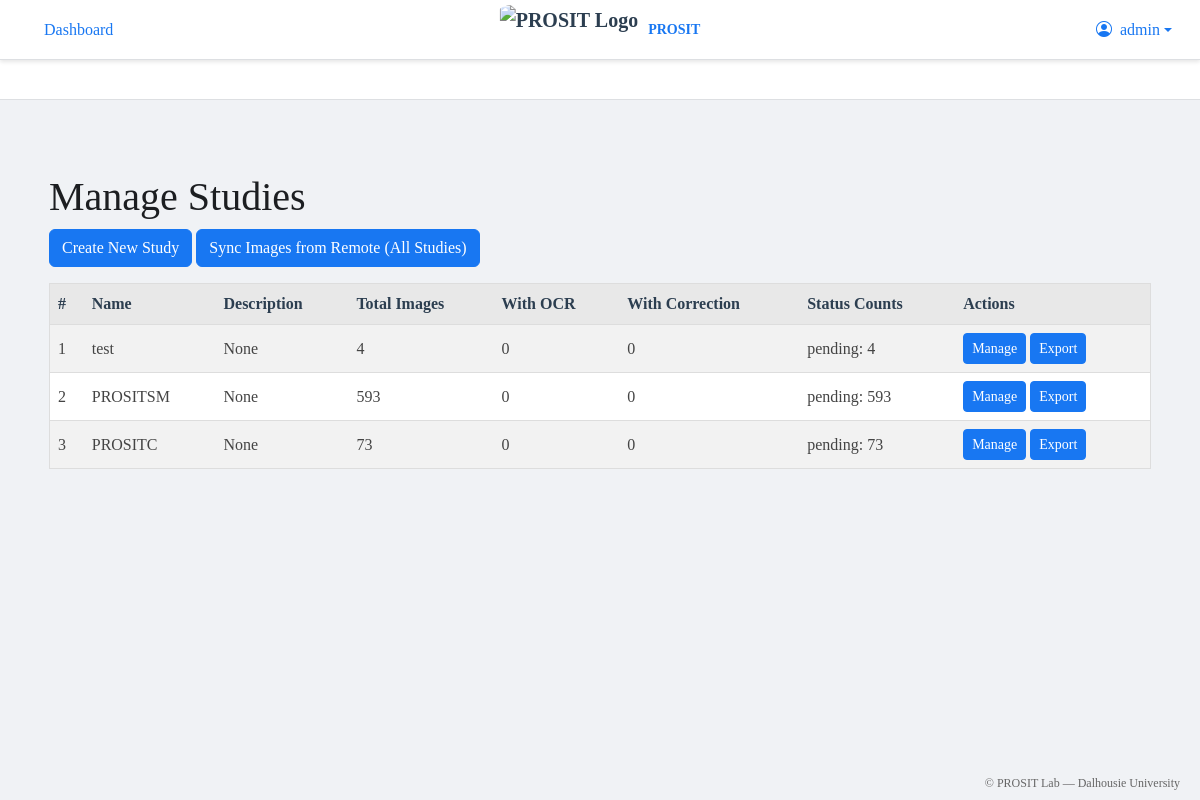
/studies (signed in), run on the app's committed database.
### models/users.py (models this page shows, shortened)
class Users(db.Model, UserMixin):
    __tablename__ = 'users'
    id = db.Column(db.Integer, primary_key=True)
    username = db.Column(db.String(80), unique=True, nullable=False)
    password_hash = db.Column(db.String(128), nullable=False)
    role = db.Column(db.String(20), default='reviewer')
    created_at = db.Column(db.DateTime, default=datetime.utcnow)
    email = db.Column(db.String(120), nullable=True, default=None)
    last_login = db.Column(db.DateTime, nullable=True)
    corrections = db.relationship('Corrections', back_populates='user')
    studies = db.relationship('Studies', secondary='user_studies', back_populates='reviewers')

### models/studies.py (models this page shows, shortened)
class Studies(db.Model):
    __tablename__ = 'studies'
    id = db.Column(db.Integer, primary_key=True)
    name = db.Column(db.String(100), nullable=False)
    description = db.Column(db.Text, nullable=True)
    reviewers = db.relationship('Users', secondary='user_studies', back_populates='studies')
    participants = db.relationship('Participants', back_populates='study')
    images = db.relationship('Images', back_populates='study')

### models/images.py (models this page shows, shortened)
class Images(db.Model):
    __tablename__ = 'images'
    id = db.Column(db.Integer, primary_key=True)
    filename = db.Column(db.String(255), nullable=False)
    filepath = db.Column(db.String(255), nullable=False)
    status = db.Column(db.String(20), default='pending')
    upload_time = db.Column(db.DateTime, nullable=False, default=db.func.current_timestamp())
    study_id = db.Column(db.Integer, db.ForeignKey('studies.id'), nullable=False)
    participant_id = db.Column(db.Integer, db.ForeignKey('participants.id'), nullable=False)
    study = db.relationship('Studies', back_populates='images')
    participant = db.relationship('Participants', back_populates='images')
    ocr_results = db.relationship('OCRResults', back_populates='image')
    corrections = db.relationship('Corrections', back_populates='image')

### routes/admin.py (the view)
@admin_bp.route('/studies', methods=['GET'])
def studies():
    from flask_login import current_user
    if not current_user.is_authenticated:
        from flask import flash, redirect, url_for
        flash('Please log in to access this page.', 'danger')
        return redirect(url_for('auth.login'))
    if current_user.role != 'admin':
        from flask import flash, redirect, url_for
        flash('You do not have permission to access this page.', 'danger')
        return redirect(url_for('dashboard.index'))
    from models import Studies
    from app import db
    studies = Studies.query.all()
    study_stats = []
    for study in studies:
        try:
            total_images_query = db.session.execute(
                "SELECT COUNT(*) FROM images WHERE study_id = :study_id",
                {"study_id": study.id}
            )
            total_images = total_images_query.scalar() or 0
            print(f"Study {study.name} - Total Images Query Result: {total_images}")
            images_with_ocr_query = db.session.execute(
                """
                SELECT COUNT(DISTINCT o.image_id)
                FROM ocr_results o
                WHERE o.image_id IN (
                    SELECT i.id FROM images i WHERE i.study_id = :study_id
                )
                """,
                {"study_id": study.id}
            )
            images_with_ocr = images_with_ocr_query.scalar() or 0
            print(f"Study {study.name} - Images with OCR Query Result: {images_with_ocr}")
            images_with_correction = 0
            try:
                images_with_correction_query = db.session.execute(
                    """
                    SELECT COUNT(DISTINCT c.image_id)
                    FROM corrections c
                    WHERE c.image_id IN (
                        SELECT i.id FROM images i WHERE i.study_id = :study_id
                    )
                    """,
                    {"study_id": study.id}
                )
                images_with_correction = images_with_correction_query.scalar() or 0
                print(f"Study {study.name} - Images with Correction Query Result: {images_with_correction}")
            except Exception as e:
                print(f"Could not query Corrections for study {study.name}: {str(e)}")
            status_counts_query = db.session.execute(
                """
                SELECT status, COUNT(*)
                FROM images
                WHERE study_id = :study_id
                GROUP BY status
                """,
                {"study_id": study.id}
            )
            status_counts = status_counts_query.fetchall()
            status_dict = dict(status_counts) if status_counts else {}
            print(f"Study {study.name} - Status Counts Query Result: {status_dict}")
            study_stats.append({
                'study': study,
                'total_images': total_images,
                'images_with_ocr': images_with_ocr,
                'images_with_correction': images_with_correction,
                'status_counts': status_dict
            })
        except Exception as e:
            print(f"Error processing stats for study {study.name}: {str(e)}")
            study_stats.append({
                'study': study,
                'total_images': 0,
                'images_with_ocr': 0,
                'images_with_correction': 0,
                'status_counts': {}
            })
    return render_template('admin/studies.html', study_stats=study_stats)

### app.py (called while the page is built)
@flask_app.context_processor
def override_url_for():
    def prefixed_url_for(endpoint, **values):
        url = flask_app.url_for(endpoint, **values)
        url = url.replace('/annotation', '')
        url = f"/annotation{url}"
        return url
    return dict(url_for=prefixed_url_for)

### templates/admin/studies.html (shortened to what this page needs)
{% extends "base.html" %}
{% block content %}
<div class="container mt-4">
    <h1>Manage Studies</h1>
    <a href="{{ url_for('admin.create_study') }}" class="btn btn-primary mb-3">Create New Study</a>
    <form action="{{ url_for('admin.sync_all_images_from_remote') }}" method="POST" style="display: inline;">
        <button type="submit" class="btn btn-primary mb-3"
                onclick="return confirm('Are you sure you want to sync images from the remote server for all studies?');">
            Sync Images from Remote (All Studies)
        </button>
    </form>
    <table class="table table-striped">
            <thead>
                <tr>
                    <th>#</th>
                    <th>Name</th>
                    <th>Description</th>
                    <th>Total Images</th>
                    <th>With OCR</th>
                    <th>With Correction</th>
                    <th>Status Counts</th>
                    <th>Actions</th>
                </tr>
            </thead>
            <tbody>
                {% for stat in study_stats %}
                <tr>
                    <td>{{ loop.index }}</td>
                    <td>{{ stat.study.name }}</td>
                    <td>{{ stat.study.description }}</td>
                    <td>{{ stat.total_images }}</td>
                    <td>{{ stat.images_with_ocr }}</td>
                    <td>{{ stat.images_with_correction }}</td>
                    <td>
                        {% for status, count in stat.status_counts.items() %}
                            {{ status }}: {{ count }}<br>
                        {% endfor %}
                    </td>
                    <td>
                        <a href="{{ url_for('admin.manage_study', study_id=stat.study.id) }}" class="btn btn-sm btn-info">Manage</a>
                        {% if current_user.role == 'admin' %}
                        <button type="button" class="btn btn-sm btn-primary" data-bs-toggle="modal" data-bs-target="#exportModal" onclick="setExportData('{{ stat.study.id }}', '{{ stat.study.name }}')">Export</button>
                        {% endif %}
                    </td>
                </tr>
                {% else %}
                <tr>
                    <td colspan="8">No studies found.</td>
                </tr>
                {% endfor %}
            </tbody>
    </table>
</div>
{% endblock %}

### templates/base.html (shortened to what this page needs)
<!DOCTYPE html>
<html lang="en">
<head>
    <link href="https://cdn.jsdelivr.net/npm/bootstrap@5.3.0/dist/css/bootstrap.min.css" rel="stylesheet">
    <link rel="stylesheet" href="https://cdn.jsdelivr.net/npm/bootstrap-icons@1.10.0/font/bootstrap-icons.css">
    <link rel="stylesheet" href="{{ url_for('static', filename='css/styles.css') }}">
    <link rel="stylesheet" href="https://cdn.datatables.net/1.11.5/css/dataTables.bootstrap5.min.css">
    <link rel="stylesheet" href="https://cdnjs.cloudflare.com/ajax/libs/font-awesome/5.15.4/css/all.min.css">
</head>
<body>
    <div class="main-content-container">
        <nav class="navbar navbar-expand navbar-light bg-light top-navbar">
            <div class="container-fluid">
                <nav aria-label="breadcrumb" class="me-auto" style="flex-wrap: wrap; max-width: 25%; overflow: visible;">
                    <ol class="breadcrumb mb-0" style="flex-wrap: wrap;">
                        {% block breadcrumbs %}
                            <li class="breadcrumb-item"><a href="{{ url_for('dashboard.index') }}">Dashboard</a></li>
                        {% endblock %}
                    </ol>
                </nav>
                <div class="d-flex justify-content-center align-items-center position-absolute start-50" style="transform: translateX(-50%);">
                    <div class="navbar-brand" style="display: flex; flex-direction: row; align-items: center; margin-right: 0;">
                        <img src="{{ url_for('static', filename='images/PROSIT.jpeg') }}" alt="PROSIT Logo" style="height: 50px; margin-right: 10px; border-radius: 10%;">
                        <span style="font-size: 14px; color: #333;">PROSIT</span>
                    </div>
                </div>
                {% if current_user.is_authenticated %}
                <div class="dropdown">
                    <a href="#" class="d-flex align-items-center text-decoration-none dropdown-toggle" id="dropdownUser1" data-bs-toggle="dropdown">
                        <i class="bi bi-person-circle me-2"></i>
                        <span class="d-none d-sm-inline">{{ current_user.username }}</span>
                    </a>
                </div>
                {% endif %}
            </div>
        </nav>
        {% if current_user.is_authenticated and all_studies %}
        <nav class="navbar navbar-expand navbar-dark bg-dark studies-navbar">
            <div class="container-fluid">
                <ul class="navbar-nav">
                    <li class="nav-item dropdown">
                        <a class="nav-link dropdown-toggle" href="#" id="studiesDropdown" role="button" data-bs-toggle="dropdown">
                            <i class="bi bi-collection me-1"></i> Studies
                        </a>
                    </li>
                </ul>
            </div>
        </nav>
        {% endif %}
    <main class="container-fluid py-4 main-content">
        {% block content %}{% endblock %}
    </main>
    <footer class="text-end py-2" style="position: fixed; bottom: 0; right: 20px; color: #666; font-size: 12px; font-family: 'Georgia', serif;">
        © PROSIT Lab — Dalhousie University
    </footer>
</div>
</body>
</html>

### static/css/styles.css (style rules this page uses)
.top-navbar { position: fixed; top: 0; left: 0; right: 0; height: 60px; z-index: 1000; background-color: #f5f5f5; padding: 0.5rem 1rem; font-family: 'Georgia', serif; }
.studies-navbar { position: fixed; top: 60px; left: 0; right: 0; height: 40px; background-color: #2c3e50; z-index: 999; padding: 0.25rem 1rem; }
.main-content-container { margin-top: 100px; min-height: calc(100vh - 100px); padding: 25px; transition: all 0.3s; background-color: #fafafa; font-family: 'Georgia', serif; }
.navbar-brand { font-weight: 700; color: #2c3e50; }
.navbar-dark .navbar-nav .nav-link { color: rgba(255, 255, 255, 0.9); font-family: 'Georgia', serif; }
.breadcrumb { padding: 0.75rem 1rem; margin-bottom: 0; background-color: transparent; font-family: 'Georgia', serif; color: #555; }
.table { border: 1px solid #ddd; background-color: #fff; }
.table tbody tr td { vertical-align: middle; border-color: #ddd; font-family: 'Georgia', serif; color: #444; }
.table thead th { background-color: #e8e8e8; color: #2c3e50; font-family: 'Georgia', serif; }
.btn-primary { background-color: #2c3e50; border-color: #2c3e50; font-family: 'Georgia', serif; }
a { color: #2c3e50; text-decoration: underline; }

### templates/base.html (style rules this page uses)
body { font-family: -apple-system, BlinkMacSystemFont, 'Segoe UI', Roboto, Helvetica, Arial, sans-serif; background-color: #f0f2f5; color: #1c1e21; }
.main-content-container { background-color: #f0f2f5; }
.top-navbar { background-color: #ffffff !important; border-bottom: 1px solid #dddfe2; box-shadow: 0 2px 4px rgba(0, 0, 0, 0.1); }
.navbar-brand span { color: #1877f2 !important; font-weight: bold; }
.breadcrumb-item a { color: #1877f2; text-decoration: none; }
.studies-navbar { background-color: #ffffff !important; border-bottom: 1px solid #dddfe2; }
.studies-navbar .nav-link { color: #1c1e21; }
.main-content { background-color: #f0f2f5; }
.btn-primary, .btn-secondary, .btn-success, .btn-info, .btn-warning, .btn-light, .btn-dark, .btn-outline-primary, .btn-outline-secondary, .btn-outline-success, .btn-outline-info, .btn-outline-warning, .btn-outline-light, .btn-outline-dark, .btn-edit, .btn-manage, .btn-export { background-color: #1877f2 !important; border-color: #1877f2 !important; color: white !important; }
a { color: #1877f2; text-decoration: none; }

### data on the page
Users: username "admin"
Studies: study.name "test", study.description "None"
Images: status "pending", count "4"
Studies: study.name "PROSITSM", study.description "None"
Studies: study.name "PROSITC", study.description "None"
Images: status "pending", id "73"

### other printed values
{{ stat.total_images }} "4" "593" "73"
{{ stat.images_with_ocr }} "0" "0" "0"
{{ stat.images_with_correction }} "0" "0" "0"
{{ status }} "pending"
{{ count }} "593"
